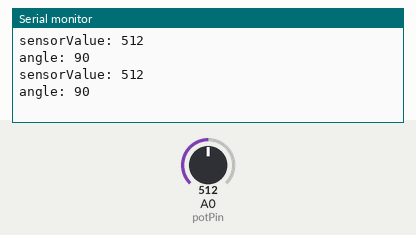
Simulated run of this sketch. Board: Arduino Uno, built with avr-gcc and run on an emulated ATmega328P. Parts: the last lines printed to the serial monitor. The test bench sets the inputs (shaded band); at power-on: A0 (potPin) = 512.

Above: at 1.8 s.
1.9 s: A0 (potPin) set to 716
At 2.4 s:
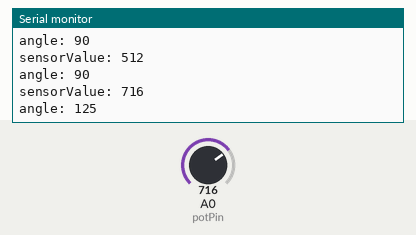
3.4 s: A0 (potPin) set to 900
At 4.8 s:
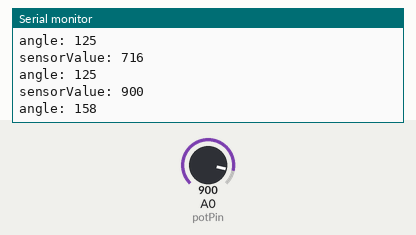
Timing chart, 0 to 6.4 s (numbered marks = the images above; inputs shaded):
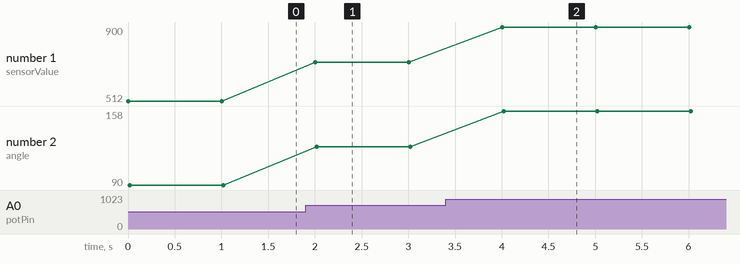

Measured:
- after the input at 1.9 s, the serial monitor: prints a new line after 0.10 s (image 1)
- after the input at 3.4 s, the serial monitor: prints a new line after 0.60 s (image 2)
- plotted number 1: 512 → 716 after the input at 1.9 s, 716 → 900 after the input at 3.4 s
- plotted number 2: 90 → 125 after the input at 1.9 s, 125 → 158 after the input at 3.4 s

The sketch:

potAngleReader.ino
```cpp
/*


 */


int const maxAngle = 180;
int const minAngle = 0;
int const potPin = A0; // pin to be read from
int sensorValue;
int angle;

void setup() {
    Serial.begin(9600); // initialize serial communication at 9600 bps
}

void loop() {
    sensorValue = analogRead(potPin); // read input from potPin
    Serial.print("sensorValue: "); Serial.println(sensorValue);

    angle = map(sensorValue, 0, 1023, minAngle, maxAngle); // convert sensorValue to angle
    Serial.print("angle: "); Serial.println(angle);

    delay(1000);
}
```
